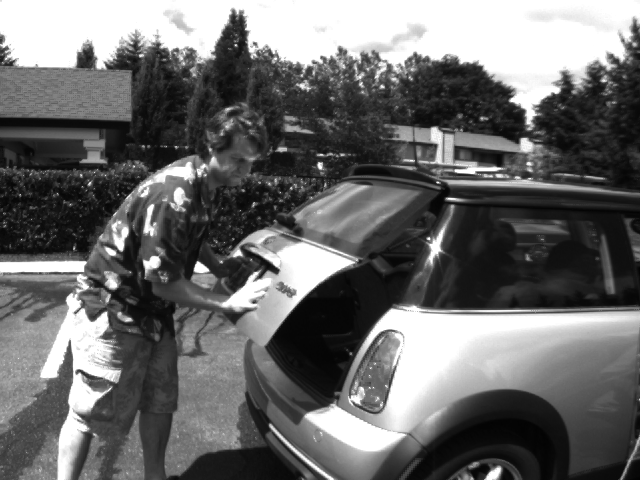
#> input picture dataset/MiniCooper/frame07.png, 640 x 480 px
$ python horn_schunck.py   (older library calls are emulated)
#> lines starting #> are read from the running program, lines starting #| are printed output that depends on the picture; after the words box and inside, x2 and y2 are one past the last pixel; in counts of white or black regions, pixels touching at a corner belong together
#> further down, frame1 is the input picture: shape (480, 640, 3); min 2, max 255, mean 107
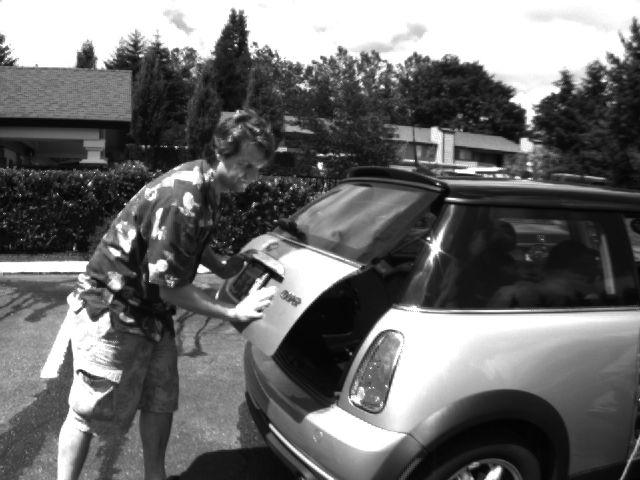
#> input picture dataset/MiniCooper/frame08.png, 640 x 480 px
#> further down, frame2 is the input picture: shape (480, 640, 3); min 2, max 255, mean 107.5
import cv2
import numpy as np
from glob import glob
import matplotlib.pyplot as plt
from tqdm import tqdm

def compute_horn_schunck_optical_flow(frame1, frame2, alpha=0.001, num_iterations=100):
    # Convert frames to grayscale
#> called with alpha = 15, num_iterations = 300
    if len(frame1.shape) == 3:
        frame1_gray = cv2.cvtColor(frame1, cv2.COLOR_BGR2GRAY).astype(np.float32) / 255.0
        frame2_gray = cv2.cvtColor(frame2, cv2.COLOR_BGR2GRAY).astype(np.float32) / 255.0
    else:
        frame1_gray, frame2_gray = frame1/255., frame2/255.

    # Compute gradients
    Ex = cv2.Sobel(frame1_gray, cv2.CV_64F, 1, 0, ksize=3)
    Ey = cv2.Sobel(frame1_gray, cv2.CV_64F, 0, 1, ksize=3)
    Et = frame2_gray - frame1_gray
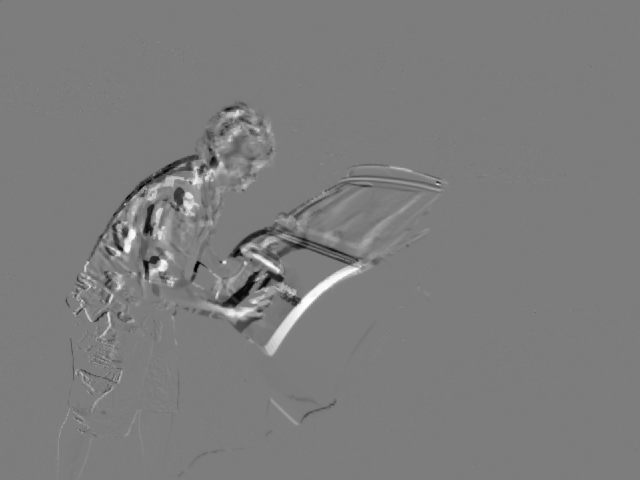
#> Et: shape (480, 640) float32; min -0.941, max 0.973, mean 0.00204; drawn with min black and max white

    # Initialize flow vectors (u, v) to zero
    u = np.zeros_like(frame1_gray)
    v = np.zeros_like(frame1_gray)

    # Laplacian kernel
    kernel = np.array([[1/12, 1/6, 1/12],
                       [1/6, 0, 1/6],
                       [1/12, 1/6, 1/12]],
                       dtype=np.float32)

    track_energy = []
    # Iterative optimization process
    for iter in tqdm(range(num_iterations)):
        # Compute local averages of the flow vectors
        u_avg = cv2.filter2D(u, -1, kernel)
        v_avg = cv2.filter2D(v, -1, kernel)

        # Update flow vectors using the Horn-Schunck formula
        num = Ex * u_avg + Ey * v_avg + Et
        den = alpha ** 2 + Ex ** 2 + Ey ** 2

        u = u_avg - (Ex * num) / den
        v = v_avg - (Ey * num) / den

        du_x = cv2.Sobel(u, cv2.CV_64F, 1, 0, ksize=3)
        du_y = cv2.Sobel(u, cv2.CV_64F, 0, 1, ksize=3)
        dv_x = cv2.Sobel(v, cv2.CV_64F, 1, 0, ksize=3)
        dv_y = cv2.Sobel(v, cv2.CV_64F, 0, 1, ksize=3)
        energy = ( Ex * u + Ey * v + Et )**2 + ( du_x**2 + du_y**2 + dv_x**2 + dv_y**2 )
        track_energy.append((iter, energy.sum()))
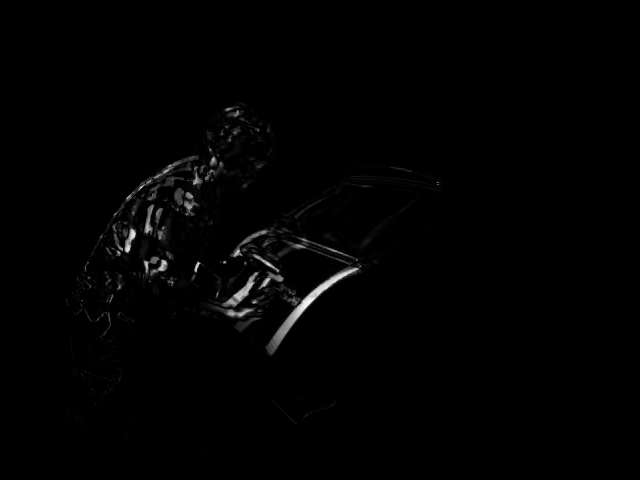
#> energy: shape (480, 640) float64; min 0, max 0.951, mean 0.00918
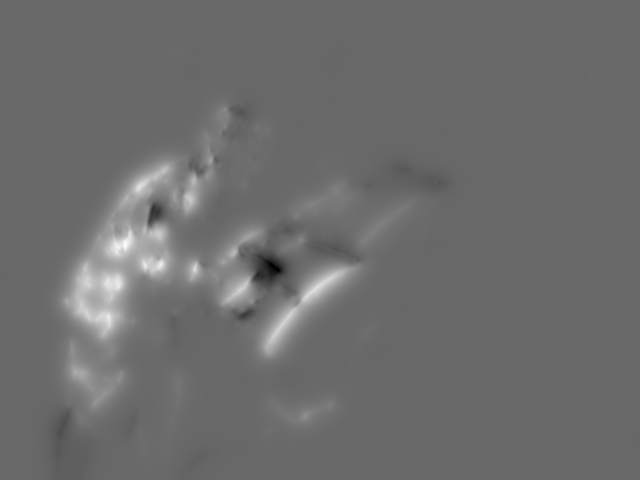
#> u: shape (480, 640) float64; min -0.0775, max 0.112, mean 0.00341; drawn with min black and max white
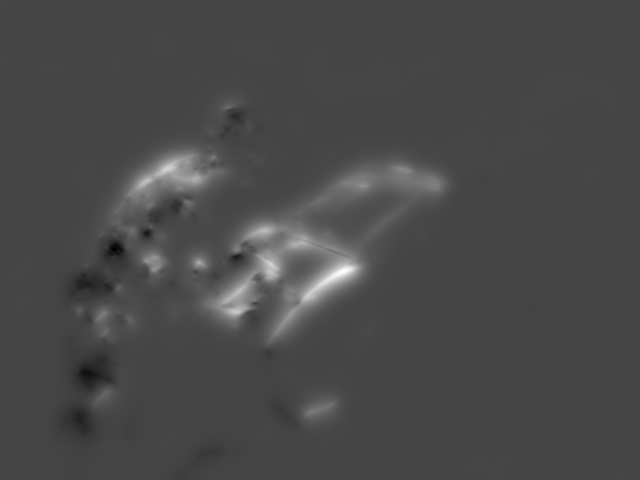
#> v: shape (480, 640) float64; min -0.055, max 0.146, mean 0.0034; drawn with min black and max white
#> after the loop, track_energy = 300 pairs, first value 0 to 299, second value 2821 to 3042.2

    iterations, losses = zip(*track_energy)
#> iterations = 300 values from 0 to 299; losses = 300 values, max 3042.2 at index 0, min 2821 at index 299, mean 2878.1

    # Plotting the data
    plt.figure(figsize=(10, 6))
    plt.plot(iterations, losses, linestyle='-', color='b')
    plt.xlabel('Iteration')
    plt.ylabel('Energy')
    plt.title('Energy over Iterations')
    plt.grid(True)
    plt.show()
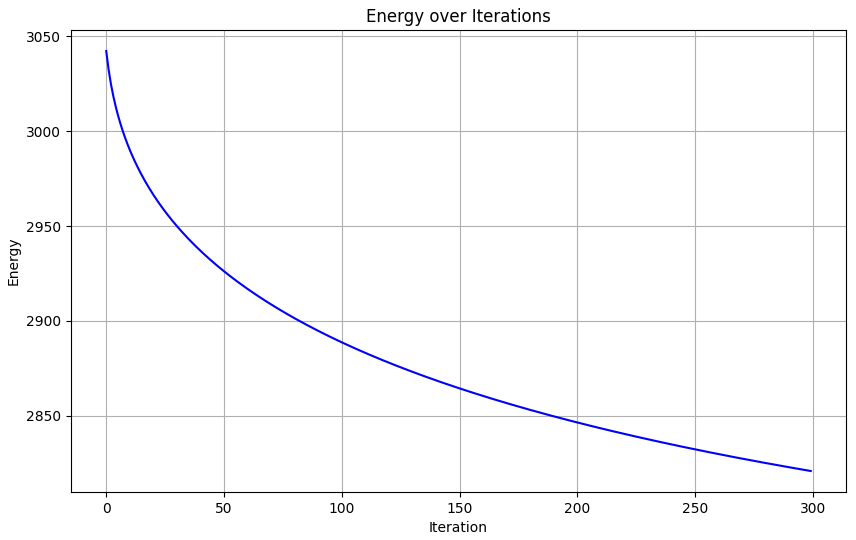
#> figure drawn by matplotlib, 1 panel; curve peaks at x = 0, y = 3042.2
    return u, v

def avg_magnitude(u,v, sample_step_size = 10):
#> called with sample_step_size = 10
    sum = 0.0
    counter = 0.0

    for i in range(0, u.shape[0], sample_step_size):
        for j in range(0, u.shape[1], sample_step_size):
            counter += 1
            magnitude = (v[i,j]**2 + u[i,j]**2)**0.5
            sum += magnitude
#> after the loop, counter = 3072; sum = 20.51

    mag_avg = sum / counter
#> mag_avg = 0.00668

    return mag_avg
# def overlay_flow_on_image()

frame1 = cv2.imread('dataset/MiniCooper/frame07.png')
frame2 = cv2.imread('dataset/MiniCooper/frame08.png')
# [59 lines of commented-out code are left out]
outputs = []
# for frame2 in frames[1:]:
while True:
    # [8 lines of commented-out code are left out]
    u, v = compute_horn_schunck_optical_flow(frame1, frame2, alpha=15, num_iterations= 300)


    viz_flow_scale = 200
    # Overlay flow vectors on the actual image
    overlay = frame1.copy()
    whiteim = np.ones_like(frame1) * 255
    step = 10  # Step size for sampling points to reduce clutter
    avg_mag = avg_magnitude(u,v,step)
#> avg_mag = 0.00668
    for y in range(0, u.shape[0], step):
        for x in range(0, u.shape[1], step):
            # Get flow vector at each point
            fx, fy = u[y, x], v[y, x]
            # Calculate endpoint for the arrow based on flow vector
            end_x = int(x + fx * viz_flow_scale)  # Scale flow for visibility
            end_y = int(y + fy * viz_flow_scale)

            mag = ((fx)**2 + (fy)**2)**0.5
            # if mag > avg_mag:
            #     # Draw arrow on the overlay image
            cv2.arrowedLine(overlay, (x, y), (end_x, end_y), (255, 255, 0), 1, tipLength=0.1)
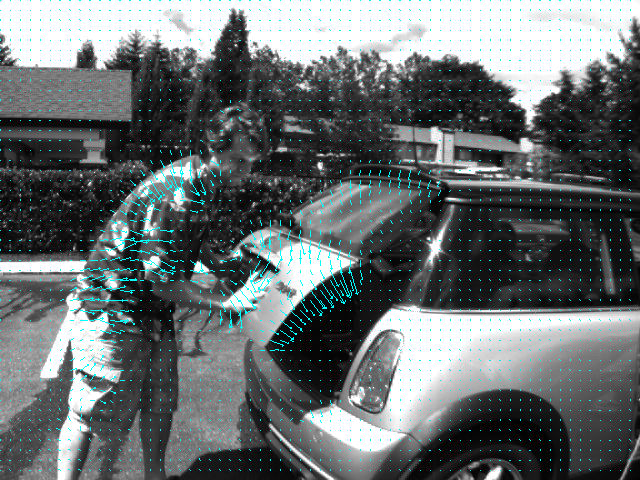
#> overlay: shape (480, 640, 3); 2.67% of pixels changed, all inside (x1, y1, x2, y2) = (0, 0, 631, 471)
            # cv2.arrowedLine(whiteim, (x, y), (end_x, end_y), (0, 255, 0), 1, tipLength=0.1)
    frame1 = frame2.copy()
    # Display the result
    cv2.imshow("Optical Flow Overlay", overlay)
    # cv2.imshow("Optical Flow Overlay", whiteim)

    # outputs.extend([overlay]*10)
    cv2.waitKey(0)
    break
# [5 lines of commented-out code are left out]
